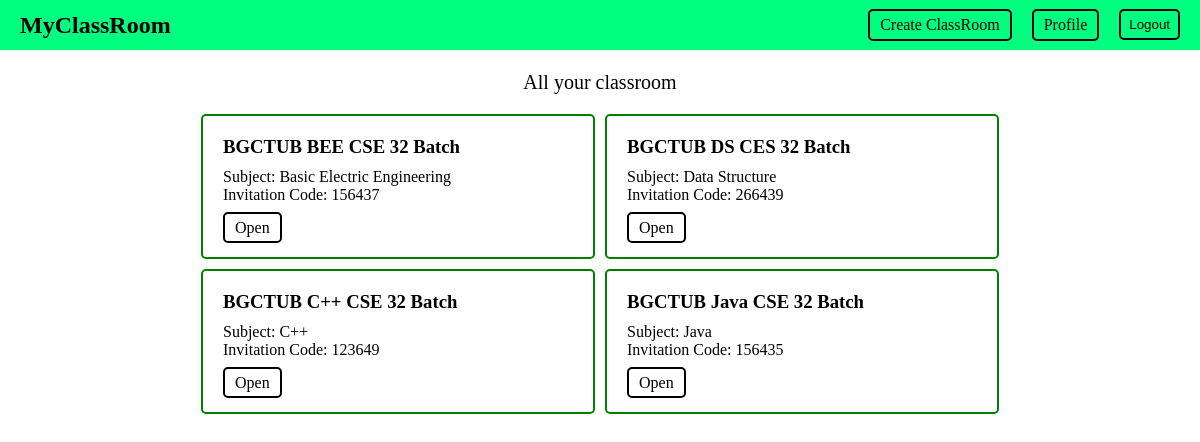
/ (signed in), run on the app's committed database.
### classroom/models.py (models this page shows, shortened)
class ClassRoom(models.Model):
    user = models.ForeignKey(User, related_name='classR', on_delete=models.CASCADE)
    subject = models.CharField(max_length=100)
    classroom_name = models.CharField(max_length=100)
    invitation_code = models.CharField(max_length=10, unique=True)

### core/views.py (the view)
# urls.py: path('', views.index,name='index'),
def index(request):
    if not request.user.is_authenticated:
        return render(request, 'core/index.html')
    if request.user.info.account_type =='student':
        data = ClassRoomJoined.objects.filter(user = request.user)
        print(data)
        return render(request, 'core/index.html', {'data':data})
    if request.user.info.account_type =='teacher':
        data = ClassRoom.objects.filter(user = request.user)
        return render(request, 'core/index.html', {'data':data})
    return render(request, 'core/index.html')

### core/templates/core/index.html (shortened to what this page needs)
{% extends 'core/base.html' %}
{% block body %}
  <div class="index-main">
    {% if user.is_authenticated %}
      {% if not user.info.iSTeacher %}
        <p style="text-align: center; margin: 20px 0; font-size: 20px;">All your joined classroom</p>
        <div class="index-div">
          {% for d in data %}
            <div class="index-div-inner">
              <h3 style="margin-bottom: 10px;">{{ d.classroom.classroom_name }}</h3>
              <p>Subject: {{ d.classroom.subject }}</p>
              <p>Invitation Code: {{ d.classroom.invitation_code }}</p>
              <div style="margin-top: 15px;">
                <a style="margin-left: 0px!important;" class="list btn" href="{% url 'classRoomPage' d.id %}">Open</a>
              </div>
            </div>
          {% endfor %}
        </div>
        {% if not data %}
          <p style="text-align: center; font-size: 25px; margin-top: 50px;">No classroom joined</p>
        {% endif %}
      {% else %}
        <p style="text-align: center; margin: 20px 0; font-size: 20px;">All your classroom</p>
        <div class="index-div">
          {% for d in data %}
            <div class="index-div-inner">
              <h3 style="margin-bottom: 10px;">{{ d.classroom_name }}</h3>
              <p>Subject: {{ d.subject }}</p>
              <p>Invitation Code: {{ d.invitation_code }}</p>
              <div style="margin-top: 15px;">
                <a style="margin-left: 0px!important;" class="list btn" href="{% url 'classRoomPage' d.id %}">Open</a>
              </div>
            </div>
          {% endfor %}
        </div>
      {% endif %}
    {% else %}
      <p>Please login to see this.</p>
    {% endif %}
  </div>
{% endblock %}

### core/templates/core/base.html (style rules this page uses)
* { padding: 0; margin: 0; }

### core/templates/core/index.html (style rules this page uses)
.index-main { padding-top: 1px; }
.index-div { display: flex; flex-wrap: wrap; justify-content: center; gap: 10px; }
.index-div-inner { border: 2px solid green; border-radius: 5px; width: 350px; padding: 20px; }
.list { list-style: none; text-decoration: none; color: black; }
.btn { border: 2px solid black; padding: 5px 10px; cursor: pointer; border-radius: 5px; }

### core/templates/core/navbar.html (style rules this page uses)
.list { list-style: none; margin-left: 20px; text-decoration: none; color: black; }
.btn { border: 2px solid black; padding: 5px 10px; cursor: pointer; border-radius: 5px; }

### data on the page
ClassRoom: classroom_name "BGCTUB BEE CSE 32 Batch", subject "Basic Electric Engineering", invitation_code "156437"
ClassRoom: classroom_name "BGCTUB DS CES 32 Batch", subject "Data Structure", invitation_code "266439"
ClassRoom: classroom_name "BGCTUB C++ CSE 32 Batch", subject "C++", invitation_code "123649"
ClassRoom: classroom_name "BGCTUB Java CSE 32 Batch", subject "Java", invitation_code "156435"
